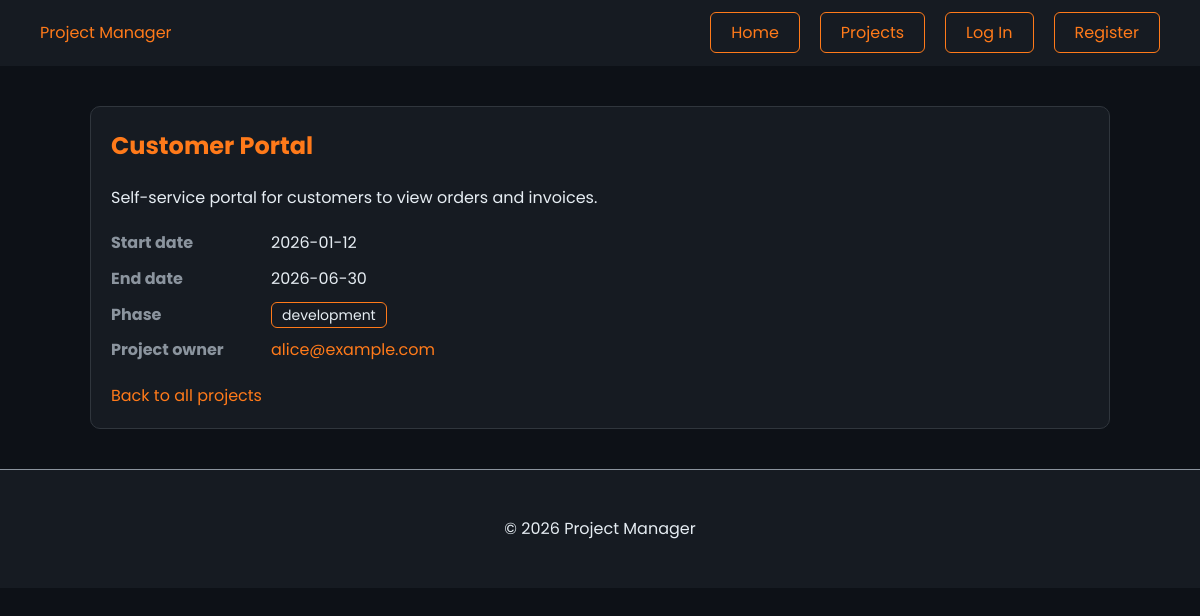
/project-details.php?pid=1, run on the app's committed database.
### tables this page shows
CREATE TABLE projects (
    pid INT AUTO_INCREMENT PRIMARY KEY,
    title VARCHAR(100) NOT NULL,
    start_date DATE NOT NULL,
    end_date DATE,  
    short_description VARCHAR(500) NOT NULL,
    phase ENUM('design', 'development', 'testing', 'deployment', 'complete') NOT NULL DEFAULT 'design',  
    uid INT NOT NULL,  
    FOREIGN KEY (uid) REFERENCES users(uid) ON DELETE CASCADE,  
    CHECK (end_date >= start_date)  
);

CREATE TABLE users (
    uid INT AUTO_INCREMENT PRIMARY KEY,  
    username VARCHAR(50) NOT NULL UNIQUE,  
    password VARCHAR(255) NOT NULL,  
    email VARCHAR(100) NOT NULL UNIQUE
);

### project-details.php (the view, shortened to what this page needs)
<?php
include 'connectdb.php';
$project = false;
if (isset($_GET['pid'])) {
    $stmt = $db->prepare("SELECT projects.pid, projects.uid, projects.title, projects.start_date, projects.end_date, projects.short_description, projects.phase, users.email
                          FROM projects
                          INNER JOIN users ON projects.uid = users.uid
                          WHERE projects.pid = ?");
    $stmt->execute([$_GET['pid']]);
    $project = $stmt->fetch();
}
include 'header.php';
?>
    <main>
        <?php if (!$project): ?>
            <p>Project not found.</p>
            <a href="project-list.php">Back to all projects</a>
        <?php else: ?>
            <article class="project project-details">
                <h1><?php echo htmlspecialchars($project['title']); ?></h1>
                <p><?php echo htmlspecialchars($project['short_description']); ?></p>
                <dl>
                    <dt>Start date</dt>
                    <dd><?php echo htmlspecialchars($project['start_date']); ?></dd>
                    <dt>End date</dt>
                    <dd><?php echo $project['end_date'] ? htmlspecialchars($project['end_date']) : 'Not set'; ?></dd>
                    <dt>Phase</dt>
                    <dd><span class="phase"><?php echo htmlspecialchars($project['phase']); ?></span></dd>
                    <dt>Project owner</dt>
                    <dd><a href="mailto:<?php echo htmlspecialchars($project['email']); ?>"><?php echo htmlspecialchars($project['email']); ?></a></dd>
                </dl>
                <a href="project-list.php">Back to all projects</a>
            </article>
        <?php endif; ?>
    </main>
<?php include 'footer.php'; ?>

### css/style.css (style rules this page uses)
:root { --background: #0d1117; --card-colour: #161b22; --text-colour: #e6edf3; --muted-colour: #8b949e; --accent-colour: #ff7a1a; --font-type: 'Poppins', Arial, sans-serif; --font-size: 16px; --line-height: 1.6; }
* { box-sizing: border-box; }
body { background-color: var(--background); color: var(--text-colour); font-family: var(--font-type); font-size: var(--font-size); line-height: var(--line-height); margin: 0; }
a { color: var(--accent-colour); text-decoration: none; }
main { max-width: 1100px; margin: 0 auto; padding: 40px; }
.project { width: 300px; flex-grow: 1; background-color: var(--card-colour); border: 1px solid #30363d; border-radius: 10px; padding: 20px; }
.project-details { width: 100%; }
.project-details h1 { color: var(--accent-colour); margin-top: 0; }
.project-details dl { display: grid; grid-template-columns: 150px 1fr; gap: 10px; margin: 20px 0; }
.project-details dt { color: var(--muted-colour); font-weight: 700; }
.project-details dd { margin: 0; }
.phase { border: 1px solid var(--accent-colour); border-radius: 6px; padding: 2px 10px; font-size: 14px; }

### data on the page
projects: title "Customer Portal", short_description "Self-service portal for customers to view orders and invoices.", start_date "2026-01-12", end_date "2026-06-30", phase "development", uid.email "alice@example.com"
